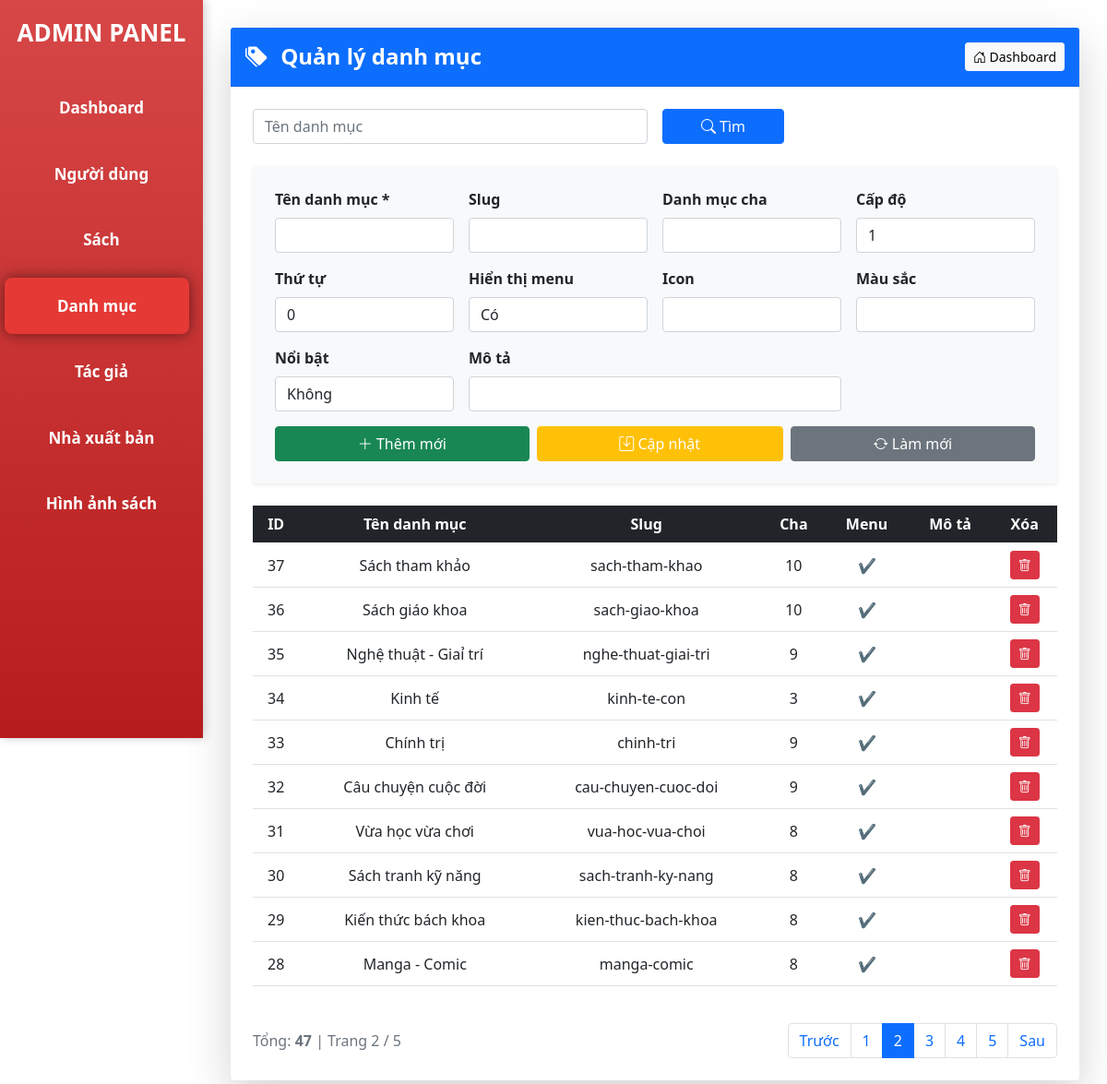
/frontend/pages/Admin_MVC/index.php?page=category&p=2, run on an earlier commit of the app's database.
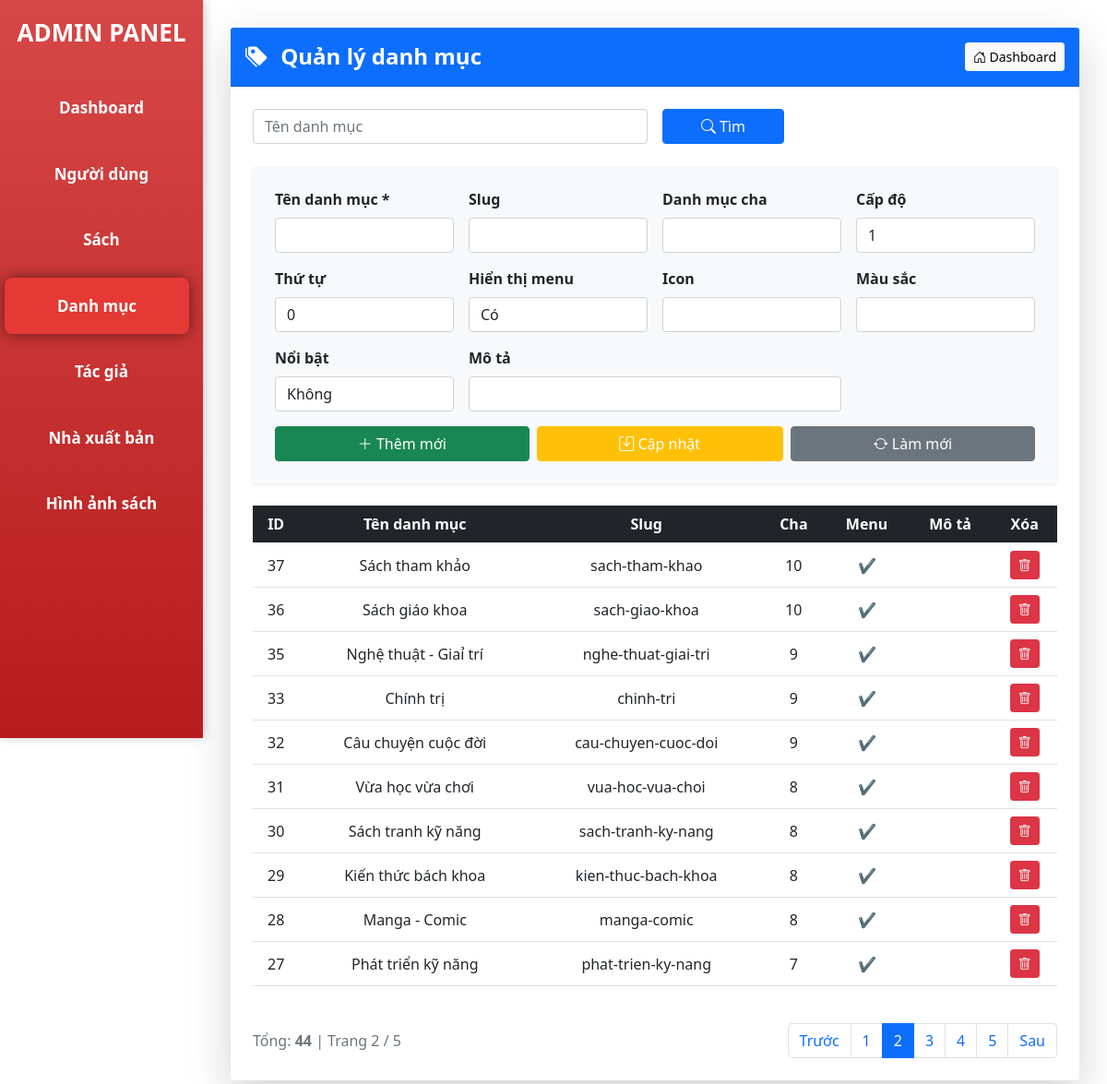
And on a later commit of the database.
### tables this page shows
CREATE TABLE `danh_muc` (
  `ma_danh_muc` int(11) NOT NULL,
  `ten_danh_muc` varchar(100) NOT NULL,
  `slug` varchar(100) DEFAULT NULL,
  `mo_ta` text DEFAULT NULL,
  `danh_muc_cha` int(11) DEFAULT NULL,
  `cap_do` int(11) DEFAULT 1,
  `thu_tu` int(11) DEFAULT 0,
  `hien_thi_menu` tinyint(1) DEFAULT 1,
  `icon` varchar(50) DEFAULT NULL,
  `mau_sac` varchar(20) DEFAULT NULL,
  `la_danh_muc_noi_bat` tinyint(1) DEFAULT 0
);

### frontend/pages/Admin_MVC/controllers/CategoryController.php (called while the page is built, shortened)
<?php
require_once "models/Category.php";
class CategoryController
{
    private $model;
    public function __construct($db)
    {
        $this->model = new Category($db);
    }
    public function index()
    {
        $page_current = isset($_GET['p']) ? max(1, (int)$_GET['p']) : 1;
        $per_page = 10;
        $offset = ($page_current - 1) * $per_page;
        $search_ten = $_GET['search_ten'] ?? '';
        $total = $this->model->getTotalCategories($search_ten);
        $total_pages_view = ceil($total / $per_page);
        $categories = $this->model->getCategories($per_page, $offset, $search_ten);
        include "views/category/index.php";
        include "views/layout/main.php";
    }
}

### frontend/pages/Admin_MVC/index.php (called while the page is built, shortened)
<?php
require_once "them/connect.php";
$action = $_GET['action'] ?? 'index';
$controller = new $controllerName($conn);
$controller->$action();

### frontend/pages/Admin_MVC/models/Category.php (called while the page is built, shortened)
<?php
class Category
{
    private $conn;
    public function __construct($db)
    {
        $this->conn = $db;
    }
    public function getCategories($limit, $offset, $ten = '')
    {
        $sql = "SELECT * FROM danh_muc WHERE 1=1";
        $params = [];
        $sql .= " ORDER BY ma_danh_muc DESC LIMIT :limit OFFSET :offset";
        $stmt = $this->conn->prepare($sql);
        $stmt->bindValue(':limit', $limit, PDO::PARAM_INT);
        $stmt->bindValue(':offset', $offset, PDO::PARAM_INT);
        $stmt->execute();
        return $stmt->fetchAll(PDO::FETCH_ASSOC);
    }
    public function getTotalCategories($ten = '')
    {
        $sql = "SELECT COUNT(*) FROM danh_muc WHERE 1=1";
        $params = [];
        $stmt = $this->conn->prepare($sql);
        $stmt->execute();
        return $stmt->fetchColumn();
    }
}

### frontend/pages/Admin_MVC/views/category/index.php (the view, shortened to what the changed rows need)
<link rel="stylesheet" href="/bootstrap-5.0.2-dist/css/bootstrap.min.css">
<link rel="stylesheet" href="https://cdn.jsdelivr.net/npm/bootstrap-icons@1.11.3/font/bootstrap-icons.min.css">
<div class="card shadow-lg border-0">
    <div class="card-body p-4">
        <div class="table-responsive">
            <table class="table table-hover align-middle text-center">
                <thead class="table-dark">
                    <tr>
                        <th>ID</th>
                        <th>Tên danh mục</th>
                        <th>Slug</th>
                        <th>Cha</th>
                        <th>Menu</th>
                        <th>Mô tả</th>
                        <th>Xóa</th>
                    </tr>
                </thead>
                <tbody>
                    <?php foreach ($categories as $c): ?>
                    <tr class="row-select" data-id="<?= $c['ma_danh_muc'] ?>"
                        data-ten="<?= htmlspecialchars($c['ten_danh_muc']) ?>"
                        data-slug="<?= htmlspecialchars($c['slug']) ?>"
                        data-mo_ta="<?= htmlspecialchars($c['mo_ta']) ?>"
                        data-cha="<?= $c['danh_muc_cha'] ?>"
                        data-cap="<?= $c['cap_do'] ?>"
                        data-thutu="<?= $c['thu_tu'] ?>"
                        data-menu="<?= $c['hien_thi_menu'] ?>"
                        data-icon="<?= htmlspecialchars($c['icon']) ?>"
                        data-mau="<?= htmlspecialchars($c['mau_sac']) ?>"
                        data-noibat="<?= $c['la_danh_muc_noi_bat'] ?>"
                        style="cursor:pointer"
                    >
                        <td><?= $c['ma_danh_muc'] ?></td>
                        <td><?= htmlspecialchars($c['ten_danh_muc']) ?></td>
                        <td><?= htmlspecialchars($c['slug']) ?></td>
                        <td><?= $c['danh_muc_cha'] ?: "-" ?></td>
                        <td><?= $c['hien_thi_menu'] ? "✔" : "✖" ?></td>
                        <td><?= htmlspecialchars($c['mo_ta']) ?></td>
                        <td>
                            <button class="btn btn-danger btn-sm" onclick="event.stopPropagation(); confirmDelete(<?= $c['ma_danh_muc'] ?>)">
                                <i class="bi bi-trash"></i>
                            </button>
                        </td>
                    </tr>
                    <?php endforeach; ?>
                </tbody>
            </table>
        </div>
        <div class="d-flex justify-content-between align-items-center mt-4">
            <div class="text-muted">
                Tổng: <strong><?= $total ?></strong> | Trang <?= $page_current ?> / <?= $total_pages_view ?>
            </div>
            <nav>
                <ul class="pagination mb-0">
                    <?php for ($i = 1; $i <= $total_pages_view; $i++): ?>
                        <li class="page-item <?= $i == $page_current ? 'active' : '' ?>">
                            <a class="page-link" href="?page=category&p=<?= $i ?>"><?= $i ?></a>
                        </li>
                    <?php endfor; ?>
                </ul>
            </nav>
        </div>
    </div>
</div>

What changed in the data, as far as the page shows it:
removed danh_muc: ma_danh_muc "34", ten_danh_muc "Kinh tế", slug "kinh-te-con", danh_muc_cha "3"
now on this page (row unchanged): danh_muc: ma_danh_muc "27", ten_danh_muc "Phát triển kỹ năng", slug "phat-trien-ky-nang", danh_muc_cha "7"
Also different on the page:
$total: "47" → "44"
